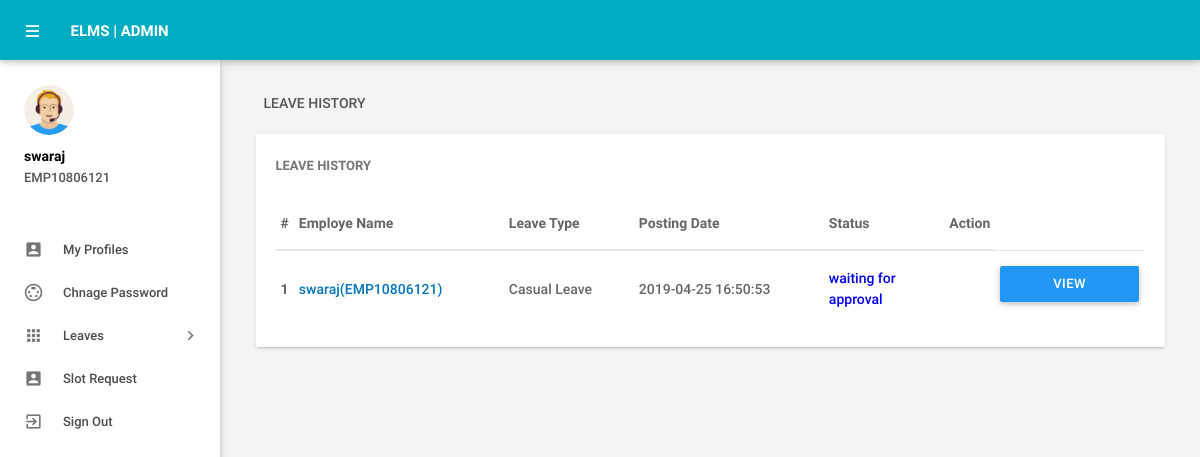
The page /slots.php (signed in) on the database its author committed.
### tables this page shows
CREATE TABLE `tblemployees` (
  `id` int(11) NOT NULL,
  `EmpId` varchar(100) NOT NULL,
  `FirstName` varchar(150) NOT NULL,
  `EmailId` varchar(200) NOT NULL,
  `Password` varchar(180) NOT NULL,
  `Gender` varchar(100) NOT NULL,
  `Dob` varchar(100) NOT NULL,
  `Department` varchar(255) NOT NULL,
  `Address` varchar(255) NOT NULL,
  `City` varchar(200) NOT NULL,
  `Country` varchar(150) NOT NULL,
  `Phonenumber` char(11) NOT NULL,
  `Status` int(1) NOT NULL,
  `RegDate` timestamp NOT NULL DEFAULT CURRENT_TIMESTAMP
);

CREATE TABLE `tblleaves` (
  `id` int(11) NOT NULL,
  `LeaveType` varchar(110) NOT NULL,
  `ToDate` varchar(120) NOT NULL,
  `FromDate` varchar(120) NOT NULL,
  `Description` mediumtext NOT NULL,
  `PostingDate` timestamp NOT NULL DEFAULT CURRENT_TIMESTAMP,
  `AdminRemark` mediumtext,
  `AdminRemarkDate` varchar(120) DEFAULT NULL,
  `Status` int(1) NOT NULL,
  `IsRead` int(1) NOT NULL,
  `empid` int(11) DEFAULT NULL,
  `l1` varchar(400) NOT NULL,
  `l11` varchar(400) NOT NULL DEFAULT 'Pending',
  `l2` varchar(400) NOT NULL,
  `l22` varchar(400) NOT NULL DEFAULT 'Pending',
  `l3` varchar(400) NOT NULL,
  `l33` varchar(400) NOT NULL DEFAULT 'Pending',
  `l4` varchar(400) NOT NULL,
  `l44` varchar(400) NOT NULL DEFAULT 'Pending',
  `l5` varchar(400) NOT NULL,
  `l55` varchar(400) NOT NULL DEFAULT 'Pending',
  `l6` varchar(400) NOT NULL,
  `l66` varchar(400) NOT NULL DEFAULT 'Pending',
  `l7` varchar(400) NOT NULL,
  `l77` varchar(400) NOT NULL DEFAULT 'Pending'
);

### slots.php (the view, shortened to what this page needs)
<?php
include('includes/config.php');
if(strlen($_SESSION['emplogin'])==0)
    {
header('location:index.php');
}
else{
 ?>
<!DOCTYPE html>
<html lang="en">
    <head>
        <link type="text/css" rel="stylesheet" href="assets/plugins/materialize/css/materialize.min.css"/>
        <link href="assets/plugins/material-preloader/css/materialPreloader.min.css" rel="stylesheet">
        <link href="assets/plugins/datatables/css/jquery.dataTables.min.css" rel="stylesheet">
                <link href="assets/plugins/google-code-prettify/prettify.css" rel="stylesheet" type="text/css"/>
        <link href="assets/css/alpha.min.css" rel="stylesheet" type="text/css"/>
        <link href="assets/css/custom.css" rel="stylesheet" type="text/css"/>
    </head>
    <body>
             <?php include('includes/header.php');?>
       <?php include('includes/sidebar.php');?>
            <main class="mn-inner">
                <div class="row">
                    <div class="col s12">
                        <div class="page-title">Leave History</div>
                    </div>
                    <div class="col s12 m12 l12">
                        <div class="card">
                            <div class="card-content">
                                <span class="card-title">Leave History</span>
                                <table id="example" class="display responsive-table ">
                                    <thead>
                                        <tr>
                                            <th>#</th>
                                            <th width="200">Employe Name</th>
                                            <th width="120">Leave Type</th>
                                             <th width="180">Posting Date</th>
                                            <th>Status</th>
                                            <th align="center">Action</th>
                                        </tr>
                                    </thead>
                                    <tbody>
<?php
$l=$_SESSION['FirstName'];
$sql = "SELECT tblleaves.id as lid,tblemployees.FirstName,tblemployees.EmpId,tblemployees.id,tblleaves.LeaveType,tblleaves.PostingDate,tblleaves.Status from tblleaves join tblemployees on tblleaves.empid=tblemployees.id where tblleaves.l1=:l or tblleaves.l2=:l or tblleaves.l3=:l or tblleaves.l4=:l or tblleaves.l5=:l or tblleaves.l6=:l or tblleaves.l7=:l order by lid desc";
$query = $dbh -> prepare($sql);
$query-> bindParam(':l', $l, PDO::PARAM_STR);
$query->execute();
$results=$query->fetchAll(PDO::FETCH_OBJ);
$cnt=1;
if($query->rowCount() > 0)
{
foreach($results as $result)
{
      ?>
                                        <tr>
                                            <td> <b><?php echo htmlentities($cnt);?></b></td>
                                              <td><a href="editemployee.php?empid=<?php echo htmlentities($result->id);?>" target="_blank"><?php echo htmlentities($result->FirstName);?>(<?php echo htmlentities($result->EmpId);?>)</a></td>
                                            <td><?php echo htmlentities($result->LeaveType);?></td>
                                            <td><?php echo htmlentities($result->PostingDate);?></td>
                                                                       <td><?php $stats=$result->Status;
if($stats==1){
                                             ?>
                                                 <span style="color: green">Approved</span>
                                                 <?php } if($stats==2)  { ?>
                                                <span style="color: red">Not Approved</span>
                                                 <?php } if($stats==0)  { ?>
 <span style="color: blue">waiting for approval</span>
 <?php } ?>
                                             </td>
          <td>
           <td><a href="slotsAction.php?leaveid=<?php echo htmlentities($result->lid);?>" class="waves-effect waves-light btn blue m-b-xs"  > View Details</a></td>
                                    </tr>
                                         <?php $cnt++;} }?>
                                    </tbody>
                                </table>
                            </div>
                        </div>
                    </div>
                </div>
            </main>
        </div>
        <div class="left-sidebar-hover"></div>
    </body>
</html>
<?php } ?>

### includes/sidebar.php (shortened to what this page needs)
     <aside id="slide-out" class="side-nav white fixed">
                <div class="side-nav-wrapper">
                    <div class="sidebar-profile">
                        <div class="sidebar-profile-image">
                            <img src="assets/images/profile-image.png" class="circle" alt="">
                        </div>
                        <div class="sidebar-profile-info">
                    <?php
$eid=$_SESSION['eid'];
$sql = "SELECT FirstName,EmpId from  tblemployees where id=:eid";
$query = $dbh -> prepare($sql);
$query->bindParam(':eid',$eid,PDO::PARAM_STR);
$query->execute();
$results=$query->fetchAll(PDO::FETCH_OBJ);
if($query->rowCount() > 0)
{
foreach($results as $result)
{               ?>
                                <p><?php echo htmlentities($result->FirstName);?> </p>
                                <span><?php echo htmlentities($result->EmpId)?></span>
                         <?php }} ?>
                        </div>
                    </div>
                <ul class="sidebar-menu collapsible collapsible-accordion" data-collapsible="accordion">
  <li class="no-padding"><a class="waves-effect waves-grey" href="myprofile.php"><i class="material-icons">account_box</i>My Profiles</a></li>
  <li class="no-padding"><a class="waves-effect waves-grey" href="emp-changepassword.php"><i class="material-icons">settings_input_svideo</i>Chnage Password</a></li>
                    <li class="no-padding">
                        <a class="collapsible-header waves-effect waves-grey"><i class="material-icons">apps</i>Leaves<i class="nav-drop-icon material-icons">keyboard_arrow_right</i></a>
                    </li>
          <li class="no-padding"><a class="waves-effect waves-grey" href="slots.php"><i class="material-icons">account_box</i>Slot Request</a></li>
                  <li class="no-padding">
                                <a class="waves-effect waves-grey" href="logout.php"><i class="material-icons">exit_to_app</i>Sign Out</a>
                            </li>
                </ul>
                </div>
            </aside>

### assets/css/materialdesign.css (style rules this page uses)
.material-icons { font-family: 'Material Icons'; font-weight: normal; font-style: normal; font-size: 24px; line-height: 1; letter-spacing: normal; text-transform: none; display: inline-block; white-space: nowrap; word-wrap: normal; direction: ltr; -webkit-font-feature-settings: 'liga'; -webkit-font-smoothing: antialiased; }

### rows shown on the page
tblemployees: FirstName "swaraj", EmpId "EMP10806121"
tblleaves: tblemployees.FirstName "swaraj", tblemployees.EmpId "EMP10806121", LeaveType "Casual Leave", PostingDate "2019-04-25 16:50:53", Status "waiting for approval"
